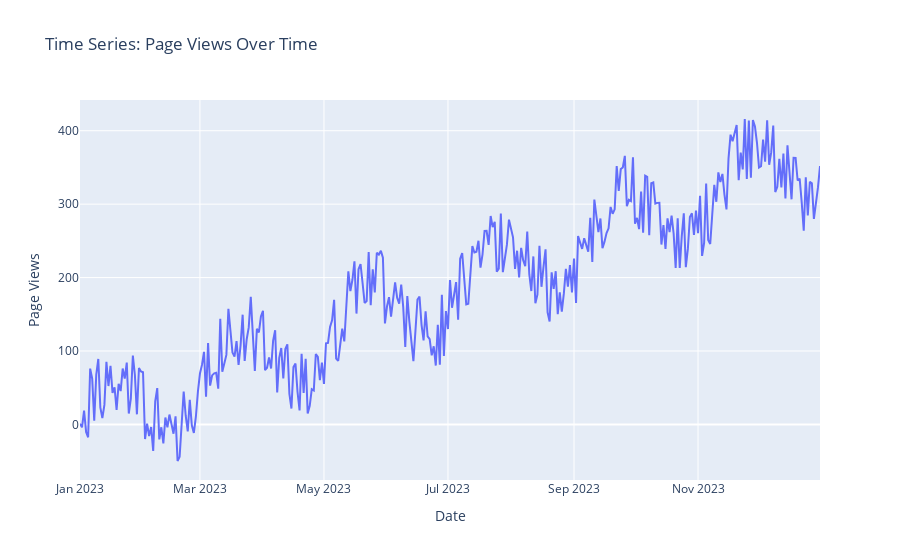

The cell this chart's notebook holds for it:
### Markdown cell above
# 7. Time series interactive plot (if you have the time data).

### Code cell
# Example of making a fake time series dataset. You would adapt this to your own time series data.
time_data = pd.DataFrame({
    'Date': pd.date_range(start='2023-01-01', periods=365),
    'Page Views': [i + 50 * np.sin(i / 10) + np.random.randint(-50, 50) for i in range(365)]
})

fig = px.line(time_data, x='Date', y='Page Views', title='Time Series: Page Views Over Time')
fig.show()

### Figure 1 — Plotly figure (JSON) as saved in the notebook; plotly's stock layout.template omitted (floating-point values rounded to 4 significant figures; data arrays with more than 128 entries replaced by an {"elided": "..."} marker saying what was removed)
{"data": [{"hovertemplate": "Date=%{x}<br>Page Views=%{y}<extra></extra>", "legendgroup": "", "line": {"color": "#636efa", "dash": "solid"}, "marker": {"symbol": "circle"}, "mode": "lines", "name": "", "orientation": "v", "showlegend": false, "type": "scatter", "x": {"elided": "365 str values"}, "xaxis": "x", "y": {"elided": "365 float values"}, "yaxis": "y"}], "layout": {"legend": {"tracegroupgap": 0}, "title": {"text": "Time Series: Page Views Over Time"}, "xaxis": {"anchor": "y", "domain": [0, 1], "title": {"text": "Date"}}, "yaxis": {"anchor": "x", "domain": [0, 1], "title": {"text": "Page Views"}}}}
